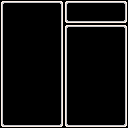

This game map was drawn from its Tiled (.tmx) file and the tilesets committed beside it. A one-line description and the full map source follow:
An orthogonal 16x16 tile map with 8x8 px tiles, 1 tile layer (Tile Layer 1).

<map version="1.4" tiledversion="1.4.1" orientation="orthogonal" renderorder="right-down" width="16" height="16" tilewidth="8" tileheight="8" infinite="0" nextlayerid="2" nextobjectid="1">
 <tileset firstgid="1" source="Overworld.tsx" />
 <layer id="1" name="Tile Layer 1" width="16" height="16">
  <data encoding="csv">
838,839,839,839,839,839,839,840,838,839,839,839,839,839,839,840,
902,903,903,903,903,903,903,904,902,903,903,903,903,903,903,904,
902,903,903,903,903,903,903,904,966,967,967,967,967,967,967,968,
902,903,903,903,903,903,903,904,838,839,839,839,839,839,839,840,
902,903,903,903,903,903,903,904,902,903,903,903,903,903,903,904,
902,903,903,903,903,903,903,904,902,903,903,903,903,903,903,904,
902,903,903,903,903,903,903,904,902,903,903,903,903,903,903,904,
902,903,903,903,903,903,903,904,902,903,903,903,903,903,903,904,
902,903,903,903,903,903,903,904,902,903,903,903,903,903,903,904,
902,903,903,903,903,903,903,904,902,903,903,903,903,903,903,904,
902,903,903,903,903,903,903,904,902,903,903,903,903,903,903,904,
902,903,903,903,903,903,903,904,902,903,903,903,903,903,903,904,
902,903,903,903,903,903,903,904,902,903,903,903,903,903,903,904,
902,903,903,903,903,903,903,904,902,903,903,903,903,903,903,904,
902,903,903,903,903,903,903,904,902,903,903,903,903,903,903,904,
966,967,967,967,967,967,967,968,966,967,967,967,967,967,967,968
</data>
 </layer>
</map>
